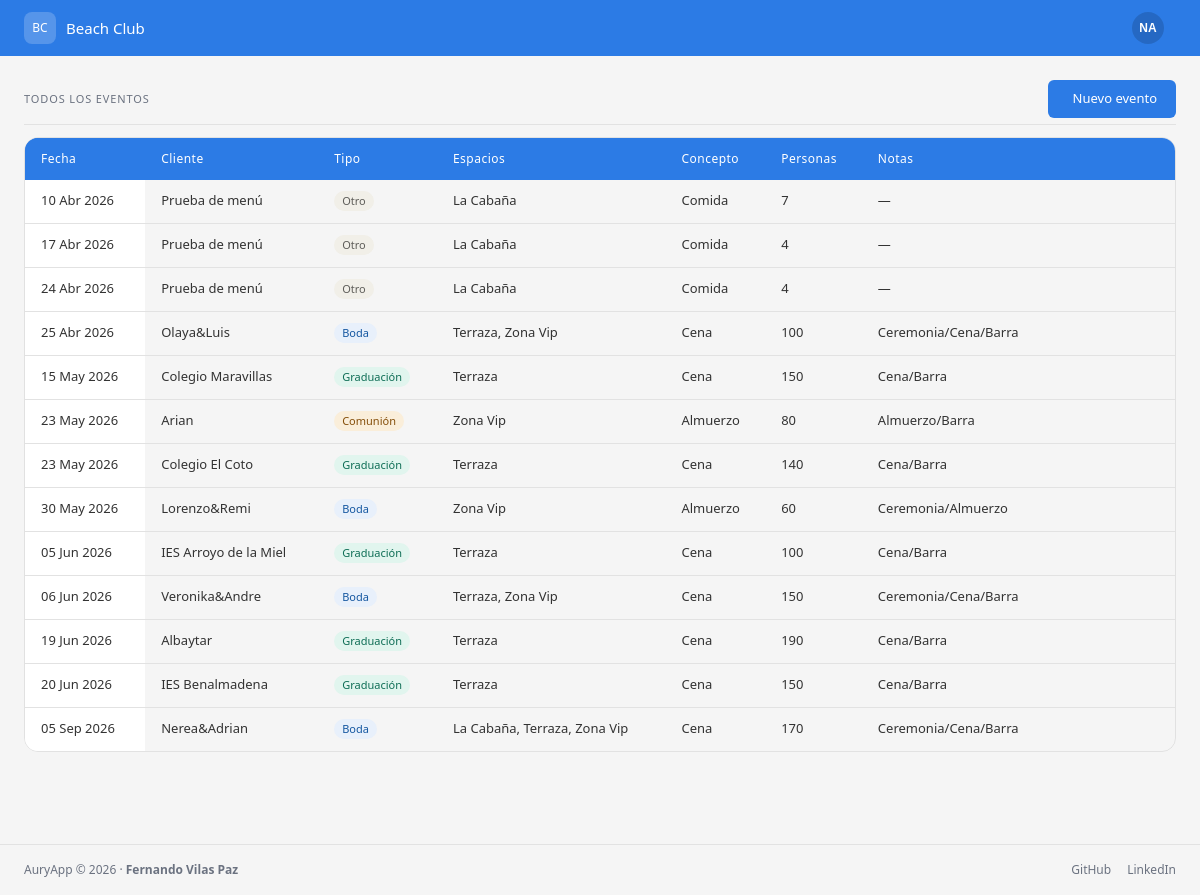
The page /eventos/ (signed in) on the database its author committed.
### core/models.py (models this page shows, shortened)
class Evento(models.Model):
    TIPO_CHOICES = [
        ('boda', 'Boda'),
        ('graduacion', 'Graduación'),
        ('comunion', 'Comunión'),
        ('gala', 'Gala'),
        ('preboda', 'Preboda'),
        ('otro', 'Otro'),
    ]
    CONCEPTO_CHOICES = [
        ('cena', 'Cena'),
        ('comida', 'Comida'),
        ('almuerzo', 'Almuerzo'),
        ('barbacoa', 'Barbacoa'),
        ('cocktail', 'Cocktail'),
        ('barra', 'Barra'),
        ('ceremonia', 'Ceremonia'),
        ('otro', 'Otro'),
    ]
    cliente = models.CharField(max_length=200)
    tipo = models.CharField(max_length=20, choices=TIPO_CHOICES)
    fecha = models.DateField()
    espacios = models.ManyToManyField(Espacio, related_name='eventos')
    concepto = models.CharField(max_length=20, choices=CONCEPTO_CHOICES)
    personas = models.PositiveIntegerField()
    notas = models.TextField(blank=True)
    plano_json = models.TextField(blank=True, default='')
    created_at = models.DateTimeField(auto_now_add=True)
    class Meta:
        verbose_name = 'Evento'
        verbose_name_plural = 'Eventos'
        ordering = ['fecha']

class Espacio(models.Model):
    nombre = models.CharField(max_length=100)
    descripcion = models.TextField(blank=True)
    activo = models.BooleanField(default=True)
    class Meta:
        verbose_name = 'Espacio'
        verbose_name_plural = 'Espacios'
        ordering = ['nombre']

### core/views.py (the view)
# urls.py: path('eventos/', views.lista_eventos, name='lista_eventos'),
@login_required(login_url='/login/')
def lista_eventos(request):
    eventos = Evento.objects.all().order_by('fecha')
    context = {
        'eventos': eventos,
    }
    return render(request, 'core/eventos.html', context)

### core/templates/core/eventos.html (shortened to what this page needs)
{% extends 'core/base.html' %}
{% load static %}
{% block content %}
<div class="bc-section">
  <div class="bc-section-header">
    <span class="bc-section-header-title">Todos los eventos</span>
    <a href="{% url 'nuevo_evento' %}" class="bc-btn bc-btn-primary">
       Nuevo evento
    </a>
  </div>
  <div class="bc-table-wrapper">
    <table class="bc-table">
      <thead>
        <tr>
          <th>Fecha</th>
          <th>Cliente</th>
          <th>Tipo</th>
          <th>Espacios</th>
          <th>Concepto</th>
          <th>Personas</th>
          <th>Notas</th>
          <th></th>
        </tr>
      </thead>
      <tbody>
        {% for evento in eventos %}
        <tr class="bc-row-link" data-url="{% url 'detalle_evento' evento.pk %}">
          <td>{{ evento.fecha|date:"d M Y" }}</td>
          <td>{{ evento.cliente|default:"—" }}</td>
          <td>
            {% if evento.tipo == 'boda' %}
              <span class="bc-badge bc-badge-blue">{{ evento.get_tipo_display }}</span>
            {% elif evento.tipo == 'graduacion' %}
              <span class="bc-badge bc-badge-green">{{ evento.get_tipo_display }}</span>
            {% elif evento.tipo == 'comunion' %}
              <span class="bc-badge bc-badge-amber">{{ evento.get_tipo_display }}</span>
            {% elif evento.tipo == 'gala' %}
              <span class="bc-badge bc-badge-red">{{ evento.get_tipo_display }}</span>
            {% else %}
              <span class="bc-badge bc-badge-gray">{{ evento.get_tipo_display }}</span>
            {% endif %}
          </td>
          <td>{% for e in evento.espacios.all %}{{ e.nombre }}{% if not forloop.last %}, {% endif %}{% endfor %}</td>
          <td>{{ evento.get_concepto_display }}</td>
          <td>{{ evento.personas }}</td>
          <td>{{ evento.notas|default:"—" }}</td>
          <td onclick="event.stopPropagation()">
            <a href="{% url 'detalle_evento' evento.pk %}" class="bc-btn bc-btn-sm" title="Ver ficha"></a>
            <a href="{% url 'editar_evento' evento.pk %}" class="bc-btn bc-btn-sm" title="Editar"></a>
          </td>
        </tr>
        {% empty %}
        <tr><td colspan="7">No hay eventos</td></tr>
        {% endfor %}
      </tbody>
    </table>
  </div>
</div>
{% endblock %}

### core/templates/core/base.html (shortened to what this page needs)
{% load static %}
<!DOCTYPE html>
<html lang="es">
<head>
  <link rel="stylesheet" href="https://cdn.jsdelivr.net/npm/@tabler/icons-webfont@2.47.0/tabler-icons.min.css">
  <link rel="stylesheet" href="{% static 'css/main.css' %}">
</head>
<body>
  <nav class="bc-navbar">
    <a href="/" class="bc-navbar-brand">
      <div class="bc-navbar-avatar">BC</div>
      <span class="bc-navbar-brand-text">Beach Club</span>
    </a>
    <div class="bc-navbar-right">
      <div class="bc-user-menu" id="bc-user-menu">
      <button class="bc-user-menu-btn" id="bc-user-menu-btn" type="button">
        <div class="bc-navbar-user">
          {% if request.user.first_name %}{{ request.user.first_name|slice:":1"|upper }}{{ request.user.last_name|slice:":1"|upper }}{% else %}{{ request.user.username|slice:":2"|upper }}{% endif %}
        </div>
      </button>
    </div>
    </div>
  </nav>
  <main class="bc-page">
    {% block content %}{% endblock %}
  </main>
  <footer class="bc-footer">
    <span>AuryApp &copy; 2026 · <strong>Fernando Vilas Paz</strong></span>
    <div class="bc-footer-links">
      <a href="https://github.com/fvilpaz" target="_blank" rel="noopener" class="bc-footer-link">
         GitHub
      </a>
      <a href="https://www.linkedin.com/in/fernando-vilas-paz-1626901a9" target="_blank" rel="noopener" class="bc-footer-link">
         LinkedIn
      </a>
    </div>
  </footer>
</body>
</html>

### rows shown on the page
Evento: fecha "10 Abr 2026", cliente "Prueba de menú", tipo "Otro", concepto "Comida", personas "7", notas "—"
Espacio: nombre "La Cabaña"
Evento: fecha "17 Abr 2026", cliente "Prueba de menú", tipo "Otro", concepto "Comida", personas "4", notas "—"
Evento: fecha "24 Abr 2026", cliente "Prueba de menú", tipo "Otro", concepto "Comida", personas "4", notas "—"
Evento: fecha "25 Abr 2026", cliente "Olaya&Luis", tipo "Boda", concepto "Cena", personas "100", notas "Ceremonia/Cena/Barra"
Espacio: nombre "Terraza"
Espacio: nombre "Zona Vip"
Evento: fecha "15 May 2026", cliente "Colegio Maravillas", tipo "Graduación", concepto "Cena", personas "150", notas "Cena/Barra"
Evento: fecha "23 May 2026", cliente "Arian", tipo "Comunión", concepto "Almuerzo", personas "80", notas "Almuerzo/Barra"
Evento: fecha "23 May 2026", cliente "Colegio El Coto", tipo "Graduación", concepto "Cena", personas "140", notas "Cena/Barra"
Evento: fecha "30 May 2026", cliente "Lorenzo&Remi", tipo "Boda", concepto "Almuerzo", personas "60", notas "Ceremonia/Almuerzo"
Evento: fecha "05 Jun 2026", cliente "IES Arroyo de la Miel", tipo "Graduación", concepto "Cena", personas "100", notas "Cena/Barra"
Evento: fecha "06 Jun 2026", cliente "Veronika&Andre", tipo "Boda", concepto "Cena", personas "150", notas "Ceremonia/Cena/Barra"
Evento: fecha "19 Jun 2026", cliente "Albaytar", tipo "Graduación", concepto "Cena", personas "190", notas "Cena/Barra"
Evento: fecha "20 Jun 2026", cliente "IES Benalmadena", tipo "Graduación", concepto "Cena", personas "150", notas "Cena/Barra"
Evento: fecha "05 Sep 2026", cliente "Nerea&Adrian", tipo "Boda", concepto "Cena", personas "170", notas "Ceremonia/Cena/Barra"

### other values the page prints
{{ request.user.username|slice:":2"|upper }} "NA"
